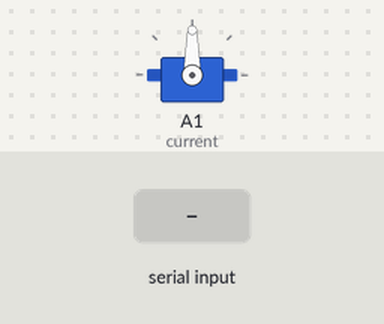
This sketch was run on a simulated Arduino Uno, built with avr-gcc and run on an emulated ATmega328P. On the bench: servo. Inputs (shaded band) come from the test bench. What the sketch prints to the serial monitor is not drawn.

Above: at 1.2 s.
1.3 s: byte 43 (43) received over Serial
Timing chart, 0 to 4.3 s (numbered marks = the images above; inputs shaded):
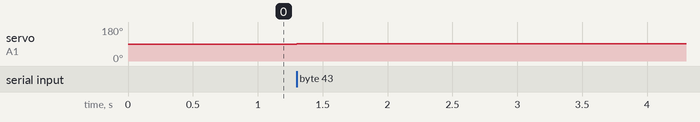

The sketch:

GodCalib.ino
```cpp
#include <Servo.h>

#define MOUTH A1
#define EYELID A2
#define LEFT_EYE A3
#define RIGHT_EYE A4

#define COOLDOWN_MAX 5000

int current = MOUTH;

Servo myservo;

int pos = 90;
int incoming = 0;
int cooldown = 0;
bool isAttached = false;

void setup() {
  Serial.begin(9600);
  myservo.attach(current);  // attaches the servo on pin 9 to the servo object
  isAttached = true;
}

void loop() {
 if (Serial.available() > 0) {
  if (! isAttached) {
    myservo.attach(current);
    isAttached = true;
  }
  incoming = Serial.read();
  if (incoming == 43) { // +
     pos += 1;
     myservo.write(pos);
     Serial.println(pos);
  } else if (incoming == 45) { // -
     pos -= 1;
     myservo.write(pos);
     Serial.println(pos);
  }
  delay(100);
  cooldown = 0;
 } else if (isAttached) {
  cooldown += 10;
  if (cooldown > COOLDOWN_MAX) {
    myservo.detach();
    isAttached = false;
    delay(10);
  }
 }
}
```

Measured:
- after the input at 1.3 s, servo on A1 (current): 90° → 91° at once
